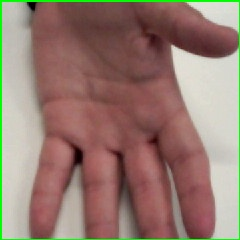
#> input picture jokenpo_dataset/PAPEL/papel_000.jpg, 240 x 240 px, given in place of the camera
$ jupyter execute --allow-errors aula01_camera.ipynb   (text cells are left out)
#> lines starting #> are read from the running program, lines starting #| are printed output that depends on the picture; after the words box and inside, x2 and y2 are one past the last pixel; in counts of white or black regions, pixels touching at a corner belong together
[cell 1]
# Importar todas as bibliotecas do projeto e verificar versoes

# --- Bibliotecas de hoje ---
import numpy as np
print(f'NumPy {np.__version__} - arrays e matrizes numericas')

import cv2
print(f'OpenCV {cv2.__version__} - visao computacional e camera')

import matplotlib
print(f'matplotlib {matplotlib.__version__} - graficos e visualizacao')

import matplotlib.pyplot as plt

# --- Bibliotecas das proximas aulas ---
import pandas as pd
print(f'pandas {pd.__version__} - manipulacao de dados em tabela')

import sklearn
print(f'scikit-learn {sklearn.__version__} - aprendizado de maquina classico')

import seaborn as sns
print(f'seaborn {sns.__version__} - graficos estatisticos')

import joblib
print(f'joblib {joblib.__version__} - salvar/carregar modelos')

import torch
print(f'PyTorch {torch.__version__} - deep learning e redes neurais')
#> (the rest of this cell did not finish here and is left out)

[cell 2]
import sys
print(f"Python: {sys.version}")

import numpy as np
import cv2
print(f"NumPy: {np.__version__}")
print(f"OpenCV: {cv2.__version__}")
print("Ambiente OK!")

[cell 3]
# Abrir a camera e mostrar video
# Pressione Q para sair

cap = cv2.VideoCapture(0)

if not cap.isOpened():
    print("ERRO: Nao foi possivel abrir a camera.")
else:
    print("Camera aberta! Pressione Q na janela para sair.")
    while True:
        ret, frame = cap.read()
#> frame is the input picture: shape (240, 240, 3); mean B, G, R 112.8, 123.7, 150.3
        if not ret:
            print("ERRO: Nao foi possivel ler o quadro.")
            break

        cv2.imshow('Camera', frame)

        if cv2.waitKey(1) & 0xFF == ord('q'):
#> (key q is pressed here)
            break

cap.release()
cv2.destroyAllWindows()
print("Camera fechada.")

[cell 4]
# Entender os espacos de cor

cap = cv2.VideoCapture(0)

while True:
    ret, frame = cap.read()
    if not ret:
        break

    hsv = cv2.cvtColor(frame, cv2.COLOR_BGR2HSV)
#> hsv: shape (240, 240, 3); mean H, S, V 26.2, 78.2, 156.4
    cinza = cv2.cvtColor(frame, cv2.COLOR_BGR2GRAY)
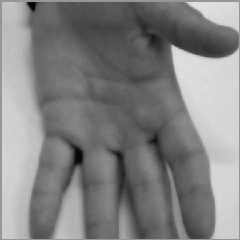
#> cinza: shape (240, 240); min 0, max 227, mean 130.4

    # Mostrar os 3 canais HSV separados
    h, s, v = cv2.split(hsv)
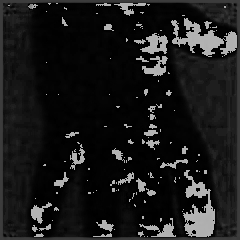
#> h: shape (240, 240); min 0, max 179, mean 26.2
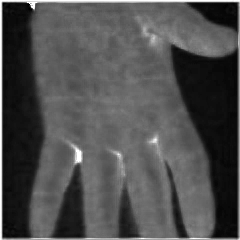
#> s: shape (240, 240); min 0, max 255, mean 78.2
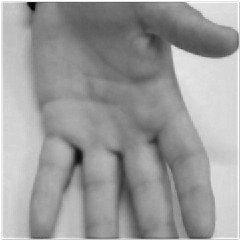
#> v: shape (240, 240); min 0, max 255, mean 156.4

    cv2.imshow('Original', frame)
    cv2.imshow('HSV', hsv)
    cv2.imshow('Cinza', cinza)

    if cv2.waitKey(1) & 0xFF == ord('q'):
#> (key q is pressed here)
        break

cap.release()
cv2.destroyAllWindows()

[cell 5]
# Detectar a cor verde usando HSV

import numpy as np

cap = cv2.VideoCapture(0)

# Intervalo de verde no espaco HSV
verde_baixo = np.array([40, 50, 50])
verde_alto = np.array([80, 255, 255])

while True:
    ret, frame = cap.read()
    if not ret:
        break

    hsv = cv2.cvtColor(frame, cv2.COLOR_BGR2HSV)

    # Criar mascara
    mascara = cv2.inRange(hsv, verde_baixo, verde_alto)
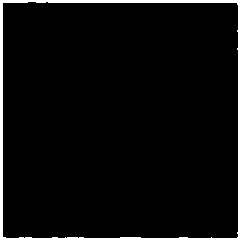
#> mascara: shape (240, 240); 4.2% white; 1 white region, box (x1, y1, x2, y2) and area: (0, 0, 240, 240) 2443

    # Aplicar mascara no frame original
    resultado = cv2.bitwise_and(frame, frame, mask=mascara)
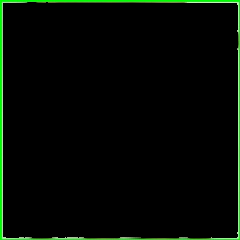
#> resultado: shape (240, 240, 3); mean B, G, R 2.9, 9.1, 3.3

    # Encontrar contornos
    contornos, _ = cv2.findContours(mascara, cv2.RETR_EXTERNAL, cv2.CHAIN_APPROX_SIMPLE)
#> contornos = [[[0, 0], [0, 239], [239, 239], [239, 0]]]

    if contornos:
        maior = max(contornos, key=cv2.contourArea)
#> maior = [[0, 0], [0, 239], [239, 239], [239, 0]]
        area = cv2.contourArea(maior)
#> area = 57121

        if area > 500:
            # Calcular centro
            M = cv2.moments(maior)
#> M = moments, m00 57121, centre m10/m00, m01/m00 = (119.5, 119.5)
            cx = int(M["m10"] / M["m00"])
#> cx = 119
            cy = int(M["m01"] / M["m00"])
#> cy = 119

            # Desenhar
            cv2.circle(frame, (cx, cy), 20, (0, 255, 0), 3)
            cv2.drawContours(frame, [maior], -1, (0, 255, 0), 2)
            cv2.putText(frame, f"Area: {area:.0f}", (10, 30),
                        cv2.FONT_HERSHEY_SIMPLEX, 0.7, (0, 255, 0), 2)

    cv2.imshow('Deteccao', frame)
    cv2.imshow('Mascara', mascara)

    if cv2.waitKey(1) & 0xFF == ord('q'):
#> (key q is pressed here)
        break

cap.release()
cv2.destroyAllWindows()

[cell 6]
# Classificar a posicao do objeto: ESQUERDA, CENTRO ou DIREITA

import numpy as np

cap = cv2.VideoCapture(0)

verde_baixo = np.array([40, 50, 50])
verde_alto = np.array([80, 255, 255])

while True:
    ret, frame = cap.read()
    if not ret:
        break

    h, w = frame.shape[:2]
#> h = 240; w = 240
    hsv = cv2.cvtColor(frame, cv2.COLOR_BGR2HSV)
    mascara = cv2.inRange(hsv, verde_baixo, verde_alto)

    contornos, _ = cv2.findContours(mascara, cv2.RETR_EXTERNAL, cv2.CHAIN_APPROX_SIMPLE)

    comando = "SEM_DETECCAO"
    cx, cy = None, None

    if contornos:
        maior = max(contornos, key=cv2.contourArea)
        area = cv2.contourArea(maior)

        if area > 500:
            M = cv2.moments(maior)
            if M["m00"] > 0:
                cx = int(M["m10"] / M["m00"])
                cy = int(M["m01"] / M["m00"])

                centro = w // 2
#> centro = 120
                margem = 80

                if cx < centro - margem:
                    comando = "ESQUERDA"
                elif cx > centro + margem:
                    comando = "DIREITA"
                else:
                    comando = "CENTRO"

    # Desenhar resultado
    cores = {
        "ESQUERDA": (0, 200, 255),
        "DIREITA": (255, 100, 0),
        "CENTRO": (0, 255, 0),
        "SEM_DETECCAO": (0, 0, 255),
    }

    if cx is not None:
        cv2.circle(frame, (cx, cy), 20, cores[comando], 3)

    cv2.putText(frame, comando, (10, 60),
                cv2.FONT_HERSHEY_SIMPLEX, 1.5, cores[comando], 3)
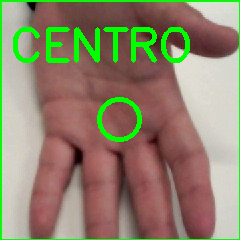
#> frame: shape (240, 240, 3); mean B, G, R 108.4, 132.6, 143.6

    cv2.imshow('Classificacao visual - Aula 1', frame)

    if cv2.waitKey(1) & 0xFF == ord('q'):
#> (key q is pressed here)
        break

cap.release()
cv2.destroyAllWindows()
print("Experimento finalizado!")

$ run again, on jokenpo_dataset/PAPEL/papel_001.jpg
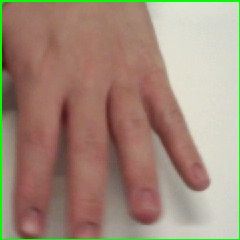
#> input picture jokenpo_dataset/PAPEL/papel_001.jpg, 240 x 240 px, given in place of the camera
#> frame is the input picture: shape (240, 240, 3); mean B, G, R 122.2, 139.3, 162.5
#> hsv: shape (240, 240, 3); mean H, S, V 16.1, 74.8, 168.7
#> mascara: shape (240, 240); 4.3% white; 1 white region, box (x1, y1, x2, y2) and area: (0, 0, 240, 240) 2486
#> `resultado = cv2.bitwise_and(frame, frame, mask=mascara)`:
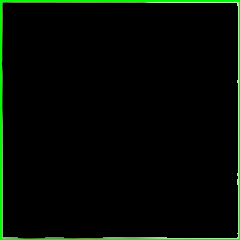
#> resultado: shape (240, 240, 3); mean B, G, R 2.9, 9.2, 3.3
#> contornos = [[[0, 0], [0, 239], [239, 239], [239, 0]]]
#> maior = [[0, 0], [0, 239], [239, 239], [239, 0]]
#> area = 57121
#> M = moments, m00 57121, centre m10/m00, m01/m00 = (119.5, 119.5)
#> cx = 119
#> `cv2.putText(frame, comando, (10, 60), cv2.FONT_HERSHEY_SIMPLEX, 1.5, c..`:
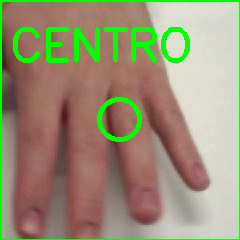
#> frame: shape (240, 240, 3); mean B, G, R 116.1, 146, 153.7

$ run again, on jokenpo_dataset/PAPEL/papel_002.jpg
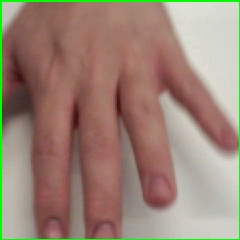
#> input picture jokenpo_dataset/PAPEL/papel_002.jpg, 240 x 240 px, given in place of the camera
#> frame is the input picture: shape (240, 240, 3); mean B, G, R 118.3, 132.7, 156.1
#> hsv: shape (240, 240, 3); mean H, S, V 16.8, 73.1, 162.2
#> mascara: shape (240, 240); 4.3% white; 1 white region, box (x1, y1, x2, y2) and area: (0, 0, 240, 240) 2479
#> `resultado = cv2.bitwise_and(frame, frame, mask=mascara)`:
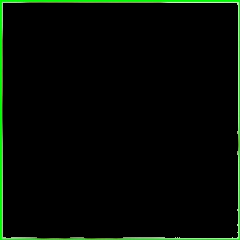
#> resultado: shape (240, 240, 3); mean B, G, R 3, 9.2, 3.4
#> contornos = [[[0, 0], [0, 239], [239, 239], [239, 0]]]
#> maior = [[0, 0], [0, 239], [239, 239], [239, 0]]
#> area = 57121
#> M = moments, m00 57121, centre m10/m00, m01/m00 = (119.5, 119.5)
#> cx = 119
#> `cv2.putText(frame, comando, (10, 60), cv2.FONT_HERSHEY_SIMPLEX, 1.5, c..`:
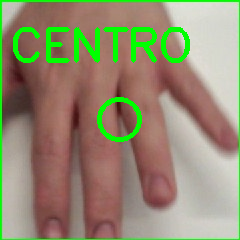
#> frame: shape (240, 240, 3); mean B, G, R 112.8, 140.3, 147.9

$ run again, on jokenpo_dataset/PAPEL/papel_003.jpg
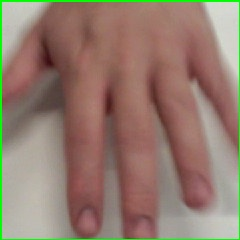
#> input picture jokenpo_dataset/PAPEL/papel_003.jpg, 240 x 240 px, given in place of the camera
#> frame is the input picture: shape (240, 240, 3); mean B, G, R 110.2, 124, 147.6
#> hsv: shape (240, 240, 3); mean H, S, V 16.1, 73.6, 153.6
#> mascara: shape (240, 240); 4.5% white; 1 white region, box (x1, y1, x2, y2) and area: (0, 0, 240, 240) 2590
#> contornos = [[[0, 0], [0, 239], [239, 239], [239, 0]]]
#> maior = [[0, 0], [0, 239], [239, 239], [239, 0]]
#> area = 57121
#> M = moments, m00 57121, centre m10/m00, m01/m00 = (119.5, 119.5)
#> cx = 119
#> `cv2.putText(frame, comando, (10, 60), cv2.FONT_HERSHEY_SIMPLEX, 1.5, c..`:
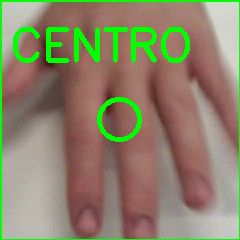
#> frame: shape (240, 240, 3); mean B, G, R 105.3, 132.1, 139.9
